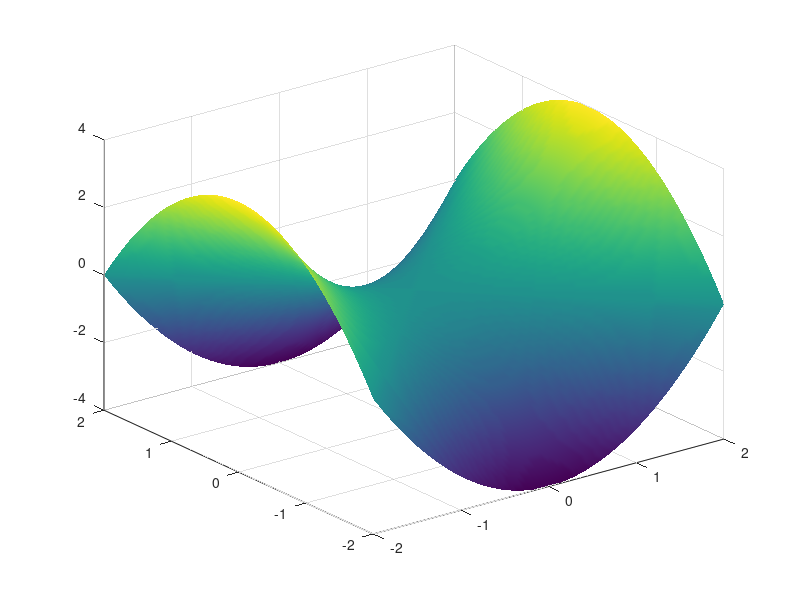

MATLAB code to generate this figure:
% GRAFICAS DE FUNCIONES

% Escribir en un archivo.
diary Lab2

% Definir x y 'y'
x = linspace(-1, 1, 1000);
y = x.*exp(-x.^2) + 1 -x./(4 + x.^2);

% Pintarlo
plot(x, y);

% Pintarlo de un color diferente
plot(x, y, 'r');

% Pintarlo de color diferente y con rayas
plot(x, y, 'r--');

% Otra funcion
y2 = sin(x.^2) + 0.3;
plot(x, y2);

% Grafico multiple
plot(x, y, x, y2);
grid

% Se puede inspeccionar la grafica con la lupa.

% GRAFICAS PARAMETRICAS

t = linspace(0, 2*pi, 1000);
x = cos(t);
y = 2*sin(t);
plot(x, y); % Elipse
axis square
axis equal

% Espiral cagado
t = linspace(0, 80*pi, 1000);
x = cos(t)./(1+t);
y = sin(t)./(1+t);
plot(x, y); % Elipse
axis square
axis equal

% Espiral cagado enroolandose mas rapido
t = linspace(0, 80*pi, 1000);
x = cos(t)./exp(t);
y = sin(t)./exp(t);
plot(x, y); % Elipse
axis square
axis equal

% Otra grafica cagada
t = linspace(0, 80*pi, 1000);
x = cos(t);
y = sin(t);
z = t/10;
plot3(x, y, z); % Elipse

% Otra grafica en 3D
t = linspace(0, 80*pi, 1000);
x2 = 1/2 + t;
y2 = -1/3 - t;
z2 = 1/4 - t;
plot3(x2, y2, z2); % Elipse

% Ahora pintando las ultimas dos graficas juntas,
plot3(x,y,z,x2,y2,z2);

% GRAFICAS DE SUPERFICIES

% Primero hay que crear el mayado creando una particion
a = -2;
b = 2;
c = -2;
d = 2;
x = linspace(a, b, 100); % particion 1
y = linspace(c, d, 100); % particion 2
% Guardar en 'x' y en 'y' el conjunto de las absisas y ordenadas del mayado.
[x, y] = meshgrid(x, y);
z = x.^2 - y.^2;
%mesh(x, y, z)

% En lugar de mesh llamar a surf y hacer interpolacion
surf(x, y, z);
shading interp
